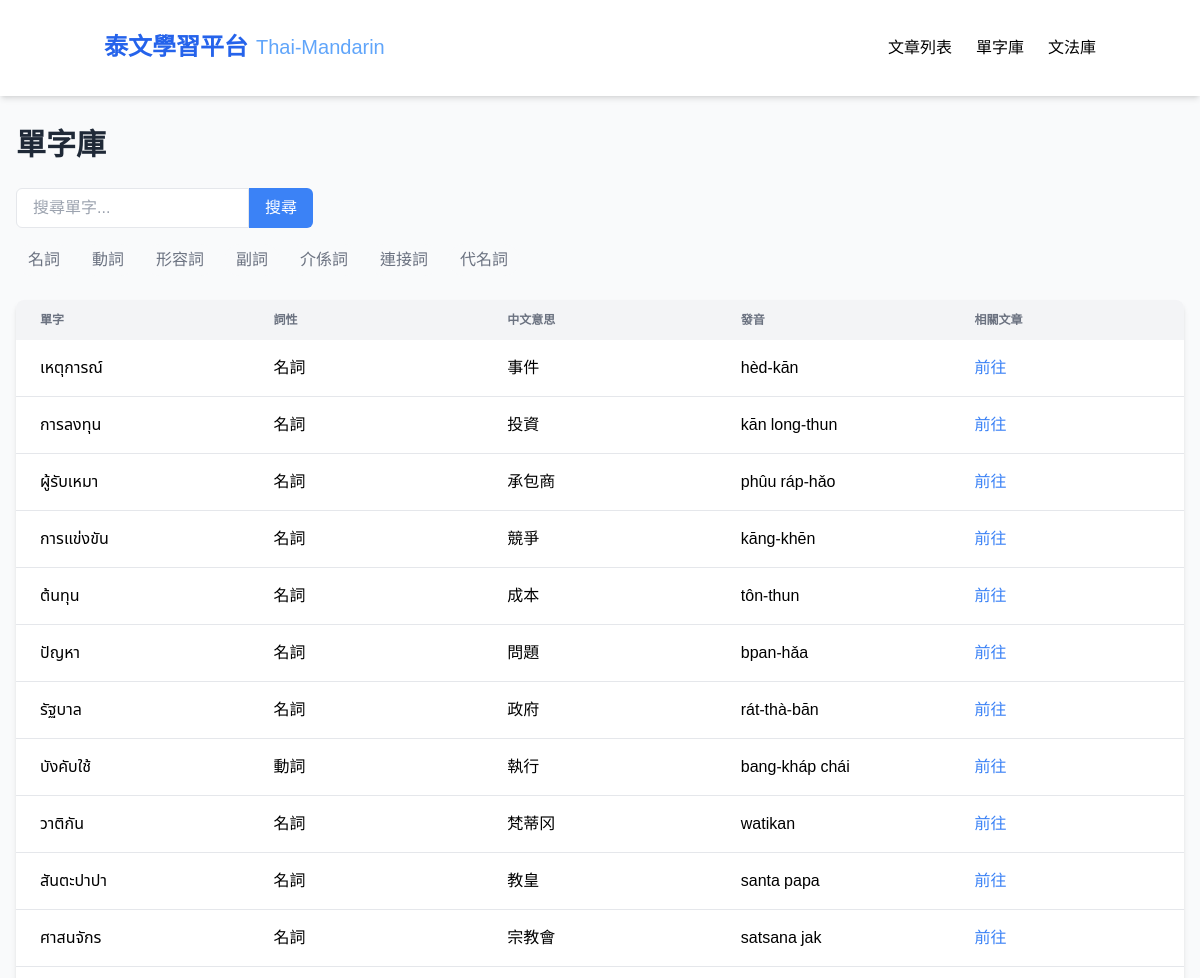
Page /vocabulary (upper part) on the earlier database version.
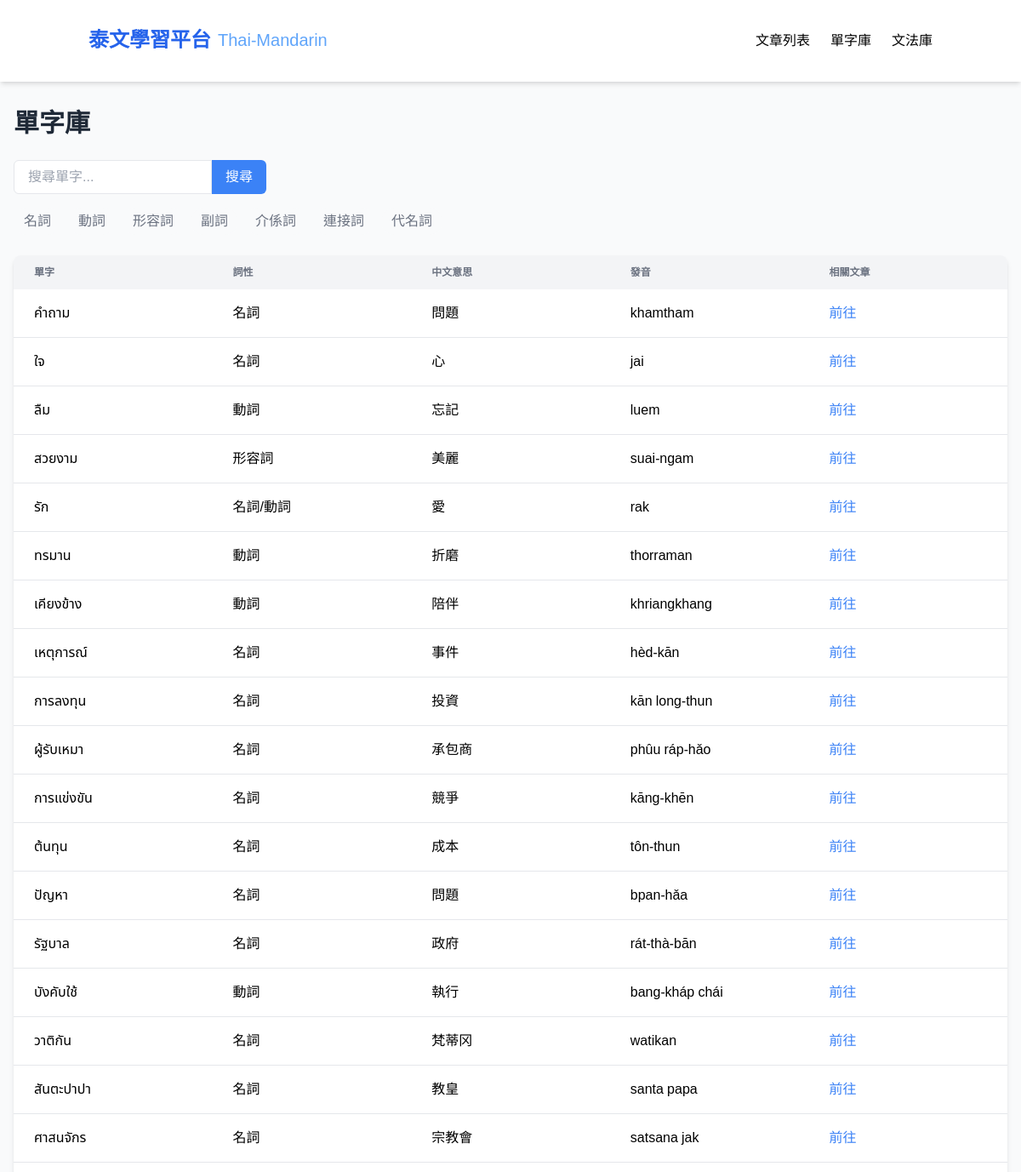
Same page on the later database version.
### tables this page shows
CREATE TABLE Word (
    id INTEGER PRIMARY KEY,
    thai TEXT,
    chinese TEXT,
    type TEXT,
    pronunciation TEXT,
    articleId INTEGER,
    createdAt TEXT,
    updatedAt TEXT
);

### app_sqlite.py (the view)
@app.route('/vocabulary')
def vocabulary():
    conn = get_db_connection()
    words = conn.execute('SELECT * FROM Word ORDER BY createdAt DESC').fetchall()
    conn.close()
    return render_template('vocabulary.html', words=words)

### app_sqlite.py (called while the page is built)
def get_db_connection():
    base_path = os.path.dirname(os.path.abspath(__file__))
    db_path = os.path.join(base_path, 'data.db')
    conn = sqlite3.connect(db_path)  # SQLite 檔名
    conn.row_factory = sqlite3.Row     # 讓取出的資料像字典一樣操作
    return conn

### templates/vocabulary.html (shortened to what this page needs)
<!DOCTYPE html>
<html lang="zh-TW">
<head>
  <script src="https://cdn.tailwindcss.com"></script>
</head>
<body class="bg-gray-50">
  <nav class="bg-white shadow-md sticky top-0 z-50">
    <div class="container mx-auto px-4 py-4">
      <div class="flex justify-between items-center py-4">
        <div class="flex items-center space-x-2">
          <span class="text-2xl font-bold text-blue-600">泰文學習平台</span>
          <span class="thai-text text-xl text-blue-400">Thai-Mandarin</span>
        </div>
        <div class="hidden md:flex space-x-6">
          <a href="/" class="hover:text-blue-600">文章列表</a>
          <a href="/vocabulary" class="hover:text-blue-600">單字庫</a>
          <a href="/grammar" class="hover:text-blue-600">文法庫</a>
        </div>
      </div>
    </div>
  </nav>
  <div class="px-4 py-8">
  <h1 class="text-3xl font-bold mb-6 text-gray-800">單字庫</h1>
  <div class="mb-6">
    <div class="flex mb-4">
      <input id="vocabulary-search" type="text" placeholder="搜尋單字..." class="border rounded-l-md px-4" />
      <button class="bg-blue-500 hover:bg-blue-600 text-white px-4 py-2 rounded-r-md">搜尋</button>
    </div>
    <div class="flex flex-wrap gap-2 mb-4">
      <button class="px-3 py-1 bg-gray-50 text-gray-500 rounded-full hover:bg-gray-200" data-type="名詞">名詞</button>
      <button class="px-3 py-1 bg-gray-50 text-gray-500 rounded-full hover:bg-gray-200" data-type="動詞">動詞</button>
      <button class="px-3 py-1 bg-gray-50 text-gray-500 rounded-full hover:bg-gray-200" data-type="形容詞">形容詞</button>
      <button class="px-3 py-1 bg-gray-50 text-gray-500 rounded-full hover:bg-gray-200" data-type="副詞">副詞</button>
      <button class="px-3 py-1 bg-gray-50 text-gray-500 rounded-full hover:bg-gray-200" data-type="介係詞">介係詞</button>
      <button class="px-3 py-1 bg-gray-50 text-gray-500 rounded-full hover:bg-gray-200" data-type="連接詞">連接詞</button>
      <button class="px-3 py-1 bg-gray-50 text-gray-500 rounded-full hover:bg-gray-200" data-type="代名詞">代名詞</button>
    </div>
  </div>
  <div class="bg-white rounded-lg shadow-md overflow-x-auto">
    <table class="min-w-full w-full table-fixed">
      <thead class="bg-gray-100">
        <tr>
          <th class="px-6 py-3 text-left text-xs text-gray-500 uppercase w-1/5">單字</th>
          <th class="px-6 py-3 text-left text-xs text-gray-500 uppercase w-1/5">詞性</th>
          <th class="px-6 py-3 text-left text-xs text-gray-500 uppercase w-1/5">中文意思</th>
          <th class="px-6 py-3 text-left text-xs text-gray-500 uppercase w-1/5">發音</th>
          <th class="px-6 py-3 text-left text-xs text-gray-500 uppercase w-1/5">相關文章</th>
        </tr>
      </thead>
      <tbody class="divide-y divide-gray-200">
        {% for word in words %}
        <tr class="hover:bg-gray-50 vocabulary-row" data-type="{{ word.type }}">
          <td class="px-6 py-4 whitespace-nowrap thai-text">{{ word.thai }}</td>
          <td class="px-6 py-4 whitespace-nowrap">{{ word.type }}</td>
          <td class="px-6 py-4 whitespace-nowrap">{{ word.chinese }}</td>
          <td class="px-6 py-4 whitespace-nowrap">{{ word.pronunciation }}</td>
          <td class="px-6 py-4 whitespace-nowrap">
            {% if word.articleId %}
              <a href="/article/{{ word.articleId }}" class="text-blue-500 hover:underline">前往</a>
            {% else %}
              -
            {% endif %}
          </td>
        </tr>
        {% endfor %}
      </tbody>
    </table>
  </div>
</body>
</html>

### templates/vocabulary.html (style rules this page uses)
body { font-family: 'Noto Sans TC', 'Noto Sans Thai', sans-serif; background-color: #f8f9fa; }
.thai-text { font-family: 'Noto Sans Thai', sans-serif; }

Differences in the rows shown:
added Word: thai "คำถาม", type "名詞", chinese "問題", pronunciation "khamtham"
added Word: thai "ใจ", type "名詞", chinese "心", pronunciation "jai"
added Word: thai "ลืม", type "動詞", chinese "忘記", pronunciation "luem"
added Word: thai "สวยงาม", type "形容詞", chinese "美麗", pronunciation "suai-ngam"
added Word: thai "รัก", type "名詞/動詞", chinese "愛", pronunciation "rak"
added Word: thai "ทรมาน", type "動詞", chinese "折磨", pronunciation "thorraman"
added Word: thai "เคียงข้าง", type "動詞", chinese "陪伴", pronunciation "khriangkhang"
